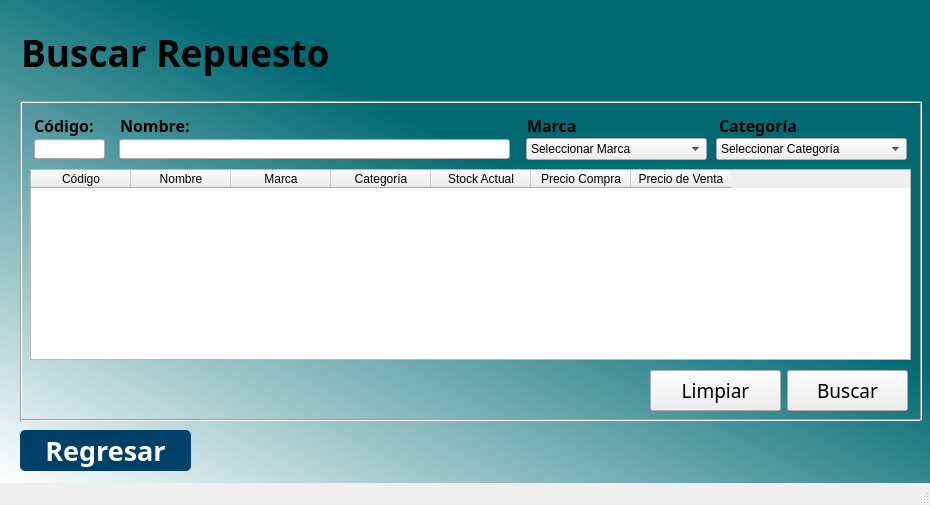
<?xml version="1.0" encoding="UTF-8"?>
<ui version="4.0">
 <class>MainWindow</class>
 <widget class="QMainWindow" name="MainWindow">
  <property name="geometry">
   <rect>
    <x>0</x>
    <y>0</y>
    <width>930</width>
    <height>505</height>
   </rect>
  </property>
  <property name="minimumSize">
   <size>
    <width>930</width>
    <height>505</height>
   </size>
  </property>
  <property name="maximumSize">
   <size>
    <width>930</width>
    <height>505</height>
   </size>
  </property>
  <property name="windowTitle">
   <string>MainWindow</string>
  </property>
  <property name="styleSheet">
   <string notr="true">QWidget#centralwidget{
background-color: qlineargradient(spread:pad, x1:0.829, y1:0.107455, x2:0, y2:1, stop:0.295455 rgba(0, 105, 114, 255), stop:1 rgba(255, 255, 255, 255));}</string>
  </property>
  <widget class="QWidget" name="centralwidget">
   <widget class="QLabel" name="label">
    <property name="geometry">
     <rect>
      <x>21</x>
      <y>22</y>
      <width>381</width>
      <height>61</height>
     </rect>
    </property>
    <property name="font">
     <font>
      <family>Century Gothic</family>
      <pointsize>28</pointsize>
      <weight>75</weight>
      <italic>false</italic>
      <bold>true</bold>
      <underline>false</underline>
     </font>
    </property>
    <property name="styleSheet">
     <string notr="true">color:'white';</string>
    </property>
    <property name="text">
     <string>Buscar Repuesto</string>
    </property>
   </widget>
   <widget class="QPushButton" name="btnBuscar">
    <property name="geometry">
     <rect>
      <x>787</x>
      <y>370</y>
      <width>121</width>
      <height>41</height>
     </rect>
    </property>
    <property name="font">
     <font>
      <family>Century Gothic</family>
      <pointsize>14</pointsize>
     </font>
    </property>
    <property name="text">
     <string>Buscar</string>
    </property>
    <property name="icon">
     <iconset>
      <normaloff>../Img/loupe.png</normaloff>../Img/loupe.png</iconset>
    </property>
    <property name="iconSize">
     <size>
      <width>28</width>
      <height>28</height>
     </size>
    </property>
   </widget>
   <widget class="QPushButton" name="btnLimpiar">
    <property name="geometry">
     <rect>
      <x>650</x>
      <y>370</y>
      <width>131</width>
      <height>41</height>
     </rect>
    </property>
    <property name="font">
     <font>
      <family>Century Gothic</family>
      <pointsize>14</pointsize>
     </font>
    </property>
    <property name="text">
     <string>Limpiar</string>
    </property>
    <property name="icon">
     <iconset>
      <normaloff>../Img/limpiar.png</normaloff>../Img/limpiar.png</iconset>
    </property>
    <property name="iconSize">
     <size>
      <width>28</width>
      <height>28</height>
     </size>
    </property>
   </widget>
   <widget class="QLabel" name="label_10">
    <property name="geometry">
     <rect>
      <x>678</x>
      <y>12</y>
      <width>241</width>
      <height>81</height>
     </rect>
    </property>
    <property name="styleSheet">
     <string notr="true"/>
    </property>
    <property name="text">
     <string/>
    </property>
    <property name="pixmap">
     <pixmap>../Img/LOGO PNG 1.png</pixmap>
    </property>
    <property name="scaledContents">
     <bool>true</bool>
    </property>
   </widget>
   <widget class="QLabel" name="label_11">
    <property name="geometry">
     <rect>
      <x>120</x>
      <y>115</y>
      <width>81</width>
      <height>21</height>
     </rect>
    </property>
    <property name="font">
     <font>
      <family>Century Gothic</family>
      <pointsize>12</pointsize>
      <weight>75</weight>
      <bold>true</bold>
     </font>
    </property>
    <property name="styleSheet">
     <string notr="true">color:'white';</string>
    </property>
    <property name="text">
     <string>Nombre:</string>
    </property>
   </widget>
   <widget class="QLineEdit" name="txtCodigo">
    <property name="geometry">
     <rect>
      <x>34</x>
      <y>139</y>
      <width>71</width>
      <height>20</height>
     </rect>
    </property>
    <property name="font">
     <font>
      <family>Century Gothic</family>
      <pointsize>10</pointsize>
     </font>
    </property>
   </widget>
   <widget class="QLabel" name="label_13">
    <property name="geometry">
     <rect>
      <x>719</x>
      <y>115</y>
      <width>81</width>
      <height>21</height>
     </rect>
    </property>
    <property name="font">
     <font>
      <family>Century Gothic</family>
      <pointsize>12</pointsize>
      <weight>75</weight>
      <bold>true</bold>
     </font>
    </property>
    <property name="styleSheet">
     <string notr="true">color:'white';</string>
    </property>
    <property name="text">
     <string>Categoría</string>
    </property>
   </widget>
   <widget class="QLabel" name="lblCodigo_2">
    <property name="geometry">
     <rect>
      <x>34</x>
      <y>115</y>
      <width>71</width>
      <height>21</height>
     </rect>
    </property>
    <property name="font">
     <font>
      <family>Century Gothic</family>
      <pointsize>12</pointsize>
      <weight>75</weight>
      <bold>true</bold>
     </font>
    </property>
    <property name="styleSheet">
     <string notr="true">color:'white';</string>
    </property>
    <property name="text">
     <string>Código:</string>
    </property>
   </widget>
   <widget class="QLabel" name="label_14">
    <property name="geometry">
     <rect>
      <x>527</x>
      <y>115</y>
      <width>81</width>
      <height>21</height>
     </rect>
    </property>
    <property name="font">
     <font>
      <family>Century Gothic</family>
      <pointsize>12</pointsize>
      <weight>75</weight>
      <bold>true</bold>
     </font>
    </property>
    <property name="styleSheet">
     <string notr="true">color:'white';</string>
    </property>
    <property name="text">
     <string>Marca</string>
    </property>
   </widget>
   <widget class="QLineEdit" name="txtNombre">
    <property name="geometry">
     <rect>
      <x>119</x>
      <y>139</y>
      <width>391</width>
      <height>20</height>
     </rect>
    </property>
    <property name="font">
     <font>
      <family>Century Gothic</family>
      <pointsize>10</pointsize>
     </font>
    </property>
   </widget>
   <widget class="QComboBox" name="cmbMarca">
    <property name="geometry">
     <rect>
      <x>526</x>
      <y>138</y>
      <width>181</width>
      <height>22</height>
     </rect>
    </property>
    <item>
     <property name="text">
      <string>Seleccionar Marca</string>
     </property>
    </item>
   </widget>
   <widget class="QComboBox" name="cmbCategoria">
    <property name="geometry">
     <rect>
      <x>716</x>
      <y>138</y>
      <width>191</width>
      <height>22</height>
     </rect>
    </property>
    <item>
     <property name="text">
      <string>Seleccionar Categoría</string>
     </property>
    </item>
   </widget>
   <widget class="QTableWidget" name="tblRepuestos">
    <property name="geometry">
     <rect>
      <x>30</x>
      <y>169</y>
      <width>881</width>
      <height>191</height>
     </rect>
    </property>
    <property name="font">
     <font>
      <family>Century Gothic</family>
      <pointsize>10</pointsize>
     </font>
    </property>
    <column>
     <property name="text">
      <string>Código</string>
     </property>
    </column>
    <column>
     <property name="text">
      <string>Nombre</string>
     </property>
    </column>
    <column>
     <property name="text">
      <string>Marca</string>
     </property>
    </column>
    <column>
     <property name="text">
      <string>Categoría</string>
     </property>
    </column>
    <column>
     <property name="text">
      <string>Stock Actual</string>
     </property>
    </column>
    <column>
     <property name="text">
      <string>Precio Compra</string>
     </property>
    </column>
    <column>
     <property name="text">
      <string>Precio de Venta</string>
     </property>
    </column>
   </widget>
   <widget class="Line" name="line">
    <property name="geometry">
     <rect>
      <x>20</x>
      <y>92</y>
      <width>901</width>
      <height>20</height>
     </rect>
    </property>
    <property name="orientation">
     <enum>Qt::Horizontal</enum>
    </property>
   </widget>
   <widget class="Line" name="line_2">
    <property name="geometry">
     <rect>
      <x>20</x>
      <y>410</y>
      <width>901</width>
      <height>20</height>
     </rect>
    </property>
    <property name="orientation">
     <enum>Qt::Horizontal</enum>
    </property>
   </widget>
   <widget class="Line" name="line_3">
    <property name="geometry">
     <rect>
      <x>6</x>
      <y>101</y>
      <width>31</width>
      <height>321</height>
     </rect>
    </property>
    <property name="orientation">
     <enum>Qt::Vertical</enum>
    </property>
   </widget>
   <widget class="Line" name="line_5">
    <property name="geometry">
     <rect>
      <x>906</x>
      <y>101</y>
      <width>31</width>
      <height>320</height>
     </rect>
    </property>
    <property name="orientation">
     <enum>Qt::Vertical</enum>
    </property>
   </widget>
   <widget class="QPushButton" name="btnRegresar">
    <property name="geometry">
     <rect>
      <x>20</x>
      <y>430</y>
      <width>171</width>
      <height>41</height>
     </rect>
    </property>
    <property name="font">
     <font>
      <family>Century Gothic</family>
      <pointsize>20</pointsize>
      <weight>75</weight>
      <italic>false</italic>
      <bold>true</bold>
     </font>
    </property>
    <property name="styleSheet">
     <string notr="true">border-radius:5px;
color:white;
background-color: rgb(0, 65, 108);</string>
    </property>
    <property name="text">
     <string>Regresar</string>
    </property>
    <property name="icon">
     <iconset>
      <normaloff>../Img/left-arrow.png</normaloff>../Img/left-arrow.png</iconset>
    </property>
    <property name="iconSize">
     <size>
      <width>25</width>
      <height>25</height>
     </size>
    </property>
   </widget>
  </widget>
  <widget class="QMenuBar" name="menubar">
   <property name="geometry">
    <rect>
     <x>0</x>
     <y>0</y>
     <width>930</width>
     <height>21</height>
    </rect>
   </property>
  </widget>
  <widget class="QStatusBar" name="statusbar"/>
 </widget>
 <resources/>
 <connections/>
</ui>
